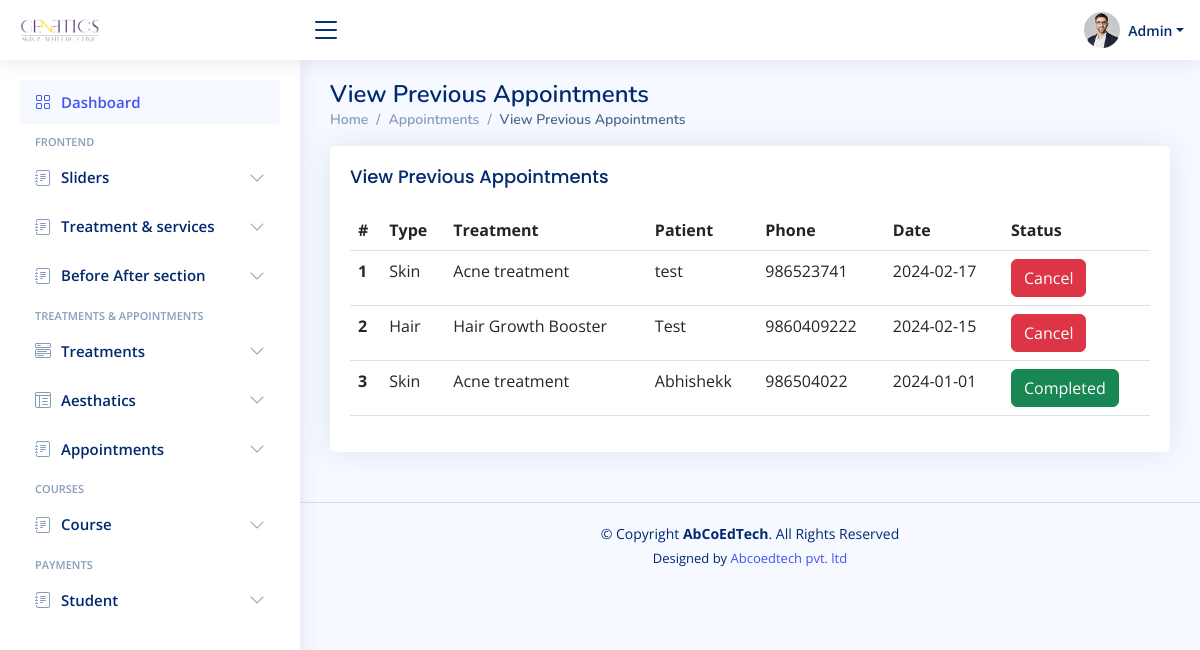
The app's page /admin/prev_appointments.php (signed in) with its own data.
### tables this page shows
CREATE TABLE `appointment` (
  `id` int(11) NOT NULL,
  `name` varchar(255) NOT NULL,
  `phone` varchar(255) NOT NULL,
  `date` date NOT NULL,
  `type` varchar(25) NOT NULL,
  `treatment` varchar(255) NOT NULL,
  `status` set('Completed','Reschedule','Cancel') NOT NULL
);

CREATE TABLE `treatment` (
  `id` int(11) NOT NULL,
  `type` varchar(255) NOT NULL,
  `name` varchar(255) NOT NULL,
  `image` varchar(255) NOT NULL
);

### admin/connect/db.php (called while the page is built)
<?php
class connect{
    public $servername = "localhost";
    private $username = "root";
    private $password = "";
    private $dbname = "dermatics";
    public function dbconnect()
	{
		$db=mysqli_connect($this->servername,$this->username,$this->password,$this->dbname);
		return $db;
	}
}
?>

### admin/connect/fun.php (called while the page is built, shortened)
<?php
class fun
{
    private $db;
    function __construct($con)
    {
        $this->db = $con;
    }
    public function fetchPrevAppointments(){
        $sql = "SELECT *,appointment.id as app_id ,appointment.name as app_name ,treatment.name as treat_name FROM `appointment`
        INNER JOIN treatment on appointment.treatment = treatment.id
        WHERE  status in ('Completed','Cancel') ORDER BY appointment.date DESC ; ";
        $fetch = mysqli_query($this->db, $sql);
        return $fetch;
    }
}
?>

### admin/prev_appointments.php (the view, shortened to what this page needs)
<!DOCTYPE html>
<html lang="en">
<head>
  <?php
  include "include/links.php";
  $appointments = $fun->fetchPrevAppointments();
  ?>
</head>
<body>
  <?php
  include 'include/header.php';
  ?>
  <?php
  include 'include/navBar.php';
  ?>
  <main id="main" class="main">
    <div class="pagetitle">
      <h1>View Previous Appointments</h1>
      <nav>
        <ol class="breadcrumb">
          <li class="breadcrumb-item"><a href="index.html">Home</a></li>
          <li class="breadcrumb-item ">Appointments</li>
          <li class="breadcrumb-item active">View Previous Appointments</li>
        </ol>
      </nav>
    </div>
    <section class="section dashboard">
      <div class="card">
        <div class="card-body">
          <h5 class="card-title">View Previous Appointments</h5>
          <table class="table datatable">
            <thead>
              <tr>
                <th scope="col">#</th>
                <th scope="col">Type</th>
                <th scope="col">Treatment</th>
                <th scope="col">Patient</th>
                <th scope="col">Phone</th>
                <th scope="col">Date</th>
                <th scope="col">Status</th>
              </tr>
            </thead>
            <tbody>
              <?php
              if (mysqli_num_rows($appointments) > 0) {
                $sr = 1;
                while ($row = mysqli_fetch_assoc($appointments)) {
                    $color = ($row["status"] == 'Cancel')?("danger"):("success");
                  echo "<tr>
                        <th scope='row'>$sr</th>
                        <td>$row[type]</td>
                        <td>$row[treat_name]</td>
                        <td>$row[app_name]</td>
                        <td>$row[phone]</td>
                        <td>$row[date]</td>
                        <td><a href='#' class='btn btn-$color'>$row[status]</a> </td>
                      </tr>";
                  $sr++;
                }
              }
              ?>
            </tbody>
          </table>
        </div>
      </div>
    </section>
  </main>
  <?php
  include "include/footer.php";
  ?>
</body>
</html>

### admin/assets/css/style.css (style rules this page uses)
:root { scroll-behavior: smooth; }
body { font-family: "Open Sans", sans-serif; background: #f6f9ff; color: #444444; }
a { color: #4154f1; text-decoration: none; }
h1, h2, h3, h4, h5, h6 { font-family: "Nunito", sans-serif; }
#main { margin-top: 60px; padding: 20px 30px; transition: all 0.3s; }
.pagetitle { margin-bottom: 10px; }
.pagetitle h1 { font-size: 24px; margin-bottom: 0; font-weight: 600; color: #012970; }
.card { margin-bottom: 30px; border: none; border-radius: 5px; box-shadow: 0px 0 30px rgba(1, 41, 112, 0.1); }
.card-title { padding: 20px 0 15px 0; font-size: 18px; font-weight: 500; color: #012970; font-family: "Poppins", sans-serif; }
.card-body { padding: 0 20px 20px 20px; }
.breadcrumb { font-size: 14px; font-family: "Nunito", sans-serif; color: #899bbd; font-weight: 600; }
.breadcrumb a { color: #899bbd; transition: 0.3s; }
.breadcrumb .breadcrumb-item::before { color: #899bbd; }
.breadcrumb .active { color: #51678f; font-weight: 600; }
@media (min-width: 1200px) { #main, #footer { margin-left: 300px; } }

### records on screen
appointment: treatment.type "Skin", treatment.name "Acne treatment", name "test", phone "986523741", date "2024-02-17", status "Cancel"
appointment: treatment.type "Hair", treatment.name "Hair Growth Booster", name "Test", phone "9860409222", date "2024-02-15", status "Cancel"
appointment: treatment.type "Skin", treatment.name "Acne treatment", name "Abhishekk", phone "986504022", date "2024-01-01", status "Completed"
